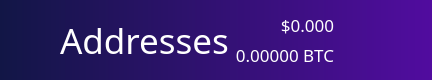
          <widget class="QFrame" name="NavBar">
           <property name="sizePolicy">
            <sizepolicy hsizetype="Preferred" vsizetype="Preferred">
             <horstretch>0</horstretch>
             <verstretch>0</verstretch>
            </sizepolicy>
           </property>
           <property name="minimumSize">
            <size>
             <width>0</width>
             <height>80</height>
            </size>
           </property>
           <property name="maximumSize">
            <size>
             <width>16777215</width>
             <height>80</height>
            </size>
           </property>
           <property name="layoutDirection">
            <enum>Qt::LeftToRight</enum>
           </property>
           <property name="autoFillBackground">
            <bool>false</bool>
           </property>
           <property name="styleSheet">
            <string notr="true">background: QLinearGradient(x1: 0, y1: 0, x2: 1, y2: 0, stop: 0 #121646, stop: 1 #510c9f);
border:0;
</string>
           </property>
           <property name="frameShape">
            <enum>QFrame::StyledPanel</enum>
           </property>
           <property name="frameShadow">
            <enum>QFrame::Raised</enum>
           </property>
           <layout class="QHBoxLayout" name="horizontalLayout_3">
            <property name="spacing">
             <number>-1</number>
            </property>
            <property name="leftMargin">
             <number>60</number>
            </property>
            <property name="topMargin">
             <number>0</number>
            </property>
            <property name="rightMargin">
             <number>60</number>
            </property>
            <property name="bottomMargin">
             <number>0</number>
            </property>
            <item>
             <widget class="QLabel" name="label_2">
              <property name="sizePolicy">
               <sizepolicy hsizetype="Preferred" vsizetype="Preferred">
                <horstretch>0</horstretch>
                <verstretch>0</verstretch>
               </sizepolicy>
              </property>
              <property name="font">
               <font>
                <family>LibercoinLight</family>
                <pointsize>26</pointsize>
               </font>
              </property>
              <property name="autoFillBackground">
               <bool>false</bool>
              </property>
              <property name="styleSheet">
               <string notr="true">color:white;
background-color: rgba(255, 255, 255,0);</string>
              </property>
              <property name="text">
               <string>Addresses</string>
              </property>
              <property name="indent">
               <number>0</number>
              </property>
             </widget>
            </item>
            <item>
             <layout class="QVBoxLayout" name="verticalLayout_5">
              <item>
               <widget class="QLabel" name="priceUSD">
                <property name="font">
                 <font>
                  <family>LibercoinMedium</family>
                  <pointsize>13</pointsize>
                  <weight>50</weight>
                  <bold>false</bold>
                 </font>
                </property>
                <property name="styleSheet">
                 <string notr="true">background-color: rgb(0,0,0,0);
color: white;</string>
                </property>
                <property name="text">
                 <string>$0.000</string>
                </property>
                <property name="alignment">
                 <set>Qt::AlignBottom|Qt::AlignRight|Qt::AlignTrailing</set>
                </property>
               </widget>
              </item>
              <item>
               <widget class="QLabel" name="priceBTC">
                <property name="font">
                 <font>
                  <family>LibercoinLight</family>
                  <pointsize>13</pointsize>
                 </font>
                </property>
                <property name="styleSheet">
                 <string notr="true">background-color: rgb(0,0,0,0);
color: white;</string>
                </property>
                <property name="text">
                 <string>0.00000 BTC</string>
                </property>
                <property name="alignment">
                 <set>Qt::AlignRight|Qt::AlignTop|Qt::AlignTrailing</set>
                </property>
               </widget>
              </item>
             </layout>
            </item>
            <item>
             <widget class="QPushButton" name="pushButton">
              <property name="maximumSize">
               <size>
                <width>50</width>
                <height>80</height>
               </size>
              </property>
              <property name="styleSheet">
               <string notr="true">background: rgb(0,0,0,0)</string>
              </property>
              <property name="text">
               <string/>
              </property>
              <property name="icon">
               <iconset resource="../bitcoin.qrc">
                <normaloff>:/icons/Exports_45</normaloff>:/icons/Exports_45</iconset>
              </property>
              <property name="iconSize">
               <size>
                <width>70</width>
                <height>70</height>
               </size>
              </property>
             </widget>
            </item>
           </layout>
          </widget>
